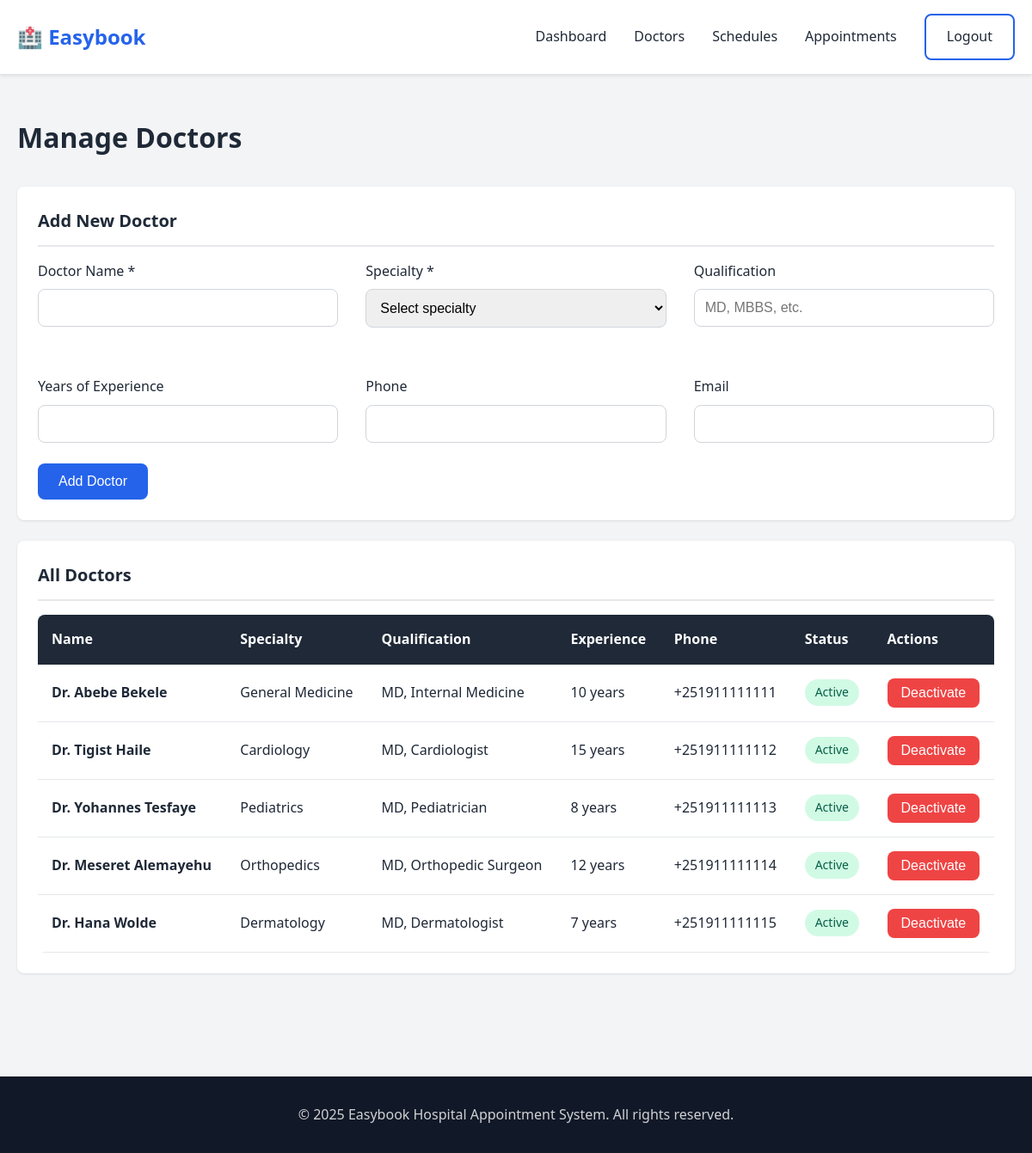
Page /admin/doctors (signed in) on the committed database.
### app/models.py (models this page shows, shortened)
class Doctor(db.Model):
    __tablename__ = 'doctors'
    id = db.Column(db.Integer, primary_key=True)
    name = db.Column(db.String(120), nullable=False)
    specialty_id = db.Column(db.Integer, db.ForeignKey('specialties.id'), nullable=False)
    qualification = db.Column(db.String(200))
    experience_years = db.Column(db.Integer)
    phone = db.Column(db.String(20))
    email = db.Column(db.String(120))
    is_active = db.Column(db.Boolean, default=True)
    created_at = db.Column(db.DateTime, default=datetime.utcnow)
    schedules = db.relationship('Schedule', backref='doctor', lazy=True, cascade='all, delete-orphan')
    appointments = db.relationship('Appointment', backref='doctor', lazy=True)

class Specialty(db.Model):
    __tablename__ = 'specialties'
    id = db.Column(db.Integer, primary_key=True)
    name = db.Column(db.String(100), unique=True, nullable=False)
    description = db.Column(db.Text)
    department_location = db.Column(db.String(100))
    created_at = db.Column(db.DateTime, default=datetime.utcnow)
    doctors = db.relationship('Doctor', backref='specialty', lazy=True)

### app/routes.py (the view, shortened to what this page needs)
@main.route('/admin/doctors', methods=['GET', 'POST'])
@login_required
@admin_required
def admin_doctors():
    doctors = Doctor.query.all()
    specialties = Specialty.query.all()
    return render_template('admin_doctors.html', doctors=doctors, specialties=specialties)

### app/auth.py (called while the page is built)
def admin_required(f):
    @wraps(f)
    def decorated_function(*args, **kwargs):
        if not current_user.is_authenticated:
            flash('Please log in to access this page.', 'error')
            return redirect(url_for('main.login'))
        if not current_user.is_admin():
            flash('Access denied. Admin privileges required.', 'error')
            return redirect(url_for('main.index'))
        return f(*args, **kwargs)
    return decorated_function

### app/models.py (called while the page is built)
    def is_admin(self):
        return self.role == 'admin'

### templates/admin_doctors.html (shortened to what this page needs)
{% extends "base.html" %} {% block title %}Manage Doctors - Admin{% endblock %}
{% block content %}
<div class="section">
  <h1 style="margin-bottom: 2rem">Manage Doctors</h1>
  <div class="card">
    <h2 class="card-header">Add New Doctor</h2>
    <form method="POST" action="{{ url_for('main.admin_doctors') }}">
      <div class="grid-2">
        <div class="form-group">
          <label for="name">Doctor Name *</label>
          <input
            type="text"
            id="name"
            name="name"
            class="form-control"
            required
          />
        </div>
        <div class="form-group">
          <label for="specialty_id">Specialty *</label>
          <select
            id="specialty_id"
            name="specialty_id"
            class="form-control"
            required
          >
            <option value="">Select specialty</option>
          </select>
        </div>
        <div class="form-group">
          <label for="qualification">Qualification</label>
          <input
            type="text"
            id="qualification"
            name="qualification"
            class="form-control"
            placeholder="MD, MBBS, etc."
          />
        </div>
        <div class="form-group">
          <label for="experience_years">Years of Experience</label>
          <input
            type="number"
            id="experience_years"
            name="experience_years"
            class="form-control"
            min="0"
          />
        </div>
        <div class="form-group">
          <label for="phone">Phone</label>
          <input type="tel" id="phone" name="phone" class="form-control" />
        </div>
        <div class="form-group">
          <label for="email">Email</label>
          <input type="email" id="email" name="email" class="form-control" />
        </div>
      </div>
      <button type="submit" class="btn btn-primary">Add Doctor</button>
    </form>
  </div>
  <div class="card">
    <h2 class="card-header">All Doctors</h2>
    {% if doctors %}
    <div style="overflow-x: auto">
      <table class="table" id="doctorsTable">
        <thead>
          <tr>
            <th>Name</th>
            <th>Specialty</th>
            <th>Qualification</th>
            <th>Experience</th>
            <th>Phone</th>
            <th>Status</th>
            <th>Actions</th>
          </tr>
        </thead>
        <tbody>
          {% for doctor in doctors %}
          <tr>
            <td><strong>{{ doctor.name }}</strong></td>
            <td>{{ doctor.specialty.name }}</td>
            <td>{{ doctor.qualification or 'N/A' }}</td>
            <td>{{ doctor.experience_years or 'N/A' }} years</td>
            <td>{{ doctor.phone or 'N/A' }}</td>
            <td>
              {% if doctor.is_active %}
              <span class="badge badge-success">Active</span>
              {% else %}
              <span class="badge badge-danger">Inactive</span>
              {% endif %}
            </td>
            <td>
              <form
                method="POST"
                action="{{ url_for('main.admin_doctors') }}"
                style="display: inline"
              >
                <button
                  type="submit"
                  class="btn btn-danger"
                  style="padding: 0.5rem 1rem"
                  onclick="return confirm('Deactivate this doctor?')"
                >
                  Deactivate
                </button>
              </form>
            </td>
          </tr>
          {% endfor %}
        </tbody>
      </table>
    </div>
    {% else %}
    <p style="text-align: center; color: #6b7280; padding: 2rem">
      No doctors added yet.
    </p>
    {% endif %}
  </div>
</div>
{% endblock %}

### static/css/style.css (style rules this page uses)
:root { --primary-color: #2563eb; --primary-dark: #1d4ed8; --secondary-color: #10b981; --danger-color: #ef4444; --warning-color: #f59e0b; --gray-100: #f3f4f6; --gray-200: #e5e7eb; --gray-300: #d1d5db; --gray-600: #4b5563; --gray-800: #1f2937; --gray-900: #111827; }
* { margin: 0; padding: 0; box-sizing: border-box; }
body { font-family: "Segoe UI", Tahoma, Geneva, Verdana, sans-serif; line-height: 1.6; color: var(--gray-800); background-color: var(--gray-100); }
.btn { padding: 0.75rem 1.5rem; border: none; border-radius: 0.5rem; cursor: pointer; font-size: 1rem; text-decoration: none; display: inline-block; transition: all 0.3s; }
.btn-primary { background-color: var(--primary-color); color: white; }
.btn-danger { background-color: var(--danger-color); color: white; }
.form-group { margin-bottom: 1.5rem; }
.form-group label { display: block; margin-bottom: 0.5rem; font-weight: 500; color: var(--gray-800); }
.form-control { width: 100%; padding: 0.75rem; border: 1px solid var(--gray-300); border-radius: 0.5rem; font-size: 1rem; }
select.form-control { cursor: pointer; }
.card { background: white; border-radius: 0.5rem; box-shadow: 0 1px 3px rgba(0, 0, 0, 0.1); padding: 1.5rem; margin-bottom: 1.5rem; }
.card-header { font-size: 1.25rem; font-weight: 600; margin-bottom: 1rem; padding-bottom: 0.75rem; border-bottom: 2px solid var(--gray-200); }
.table { width: 100%; border-collapse: collapse; background: white; border-radius: 0.5rem; overflow: hidden; }
.table th { background-color: var(--gray-800); color: white; padding: 1rem; text-align: left; font-weight: 600; }
.table td { padding: 1rem; border-bottom: 1px solid var(--gray-200); }
.section { padding: 3rem 0; }
.grid-2 { display: grid; grid-template-columns: repeat(auto-fit, minmax(300px, 1fr)); gap: 2rem; }
.badge { display: inline-block; padding: 0.25rem 0.75rem; border-radius: 9999px; font-size: 0.875rem; font-weight: 500; }
.badge-success { background-color: #d1fae5; color: #065f46; }

### rows in the picture
Doctor: name "Dr. Abebe Bekele", specialty.name "General Medicine", qualification "MD, Internal Medicine", experience_years "10", phone "+251911111111", is_active "Active"
Doctor: name "Dr. Tigist Haile", specialty.name "Cardiology", qualification "MD, Cardiologist", experience_years "15", phone "+251911111112", is_active "Active"
Doctor: name "Dr. Yohannes Tesfaye", specialty.name "Pediatrics", qualification "MD, Pediatrician", experience_years "8", phone "+251911111113", is_active "Active"
Doctor: name "Dr. Meseret Alemayehu", specialty.name "Orthopedics", qualification "MD, Orthopedic Surgeon", experience_years "12", phone "+251911111114", is_active "Active"
Doctor: name "Dr. Hana Wolde", specialty.name "Dermatology", qualification "MD, Dermatologist", experience_years "7", phone "+251911111115", is_active "Active"
